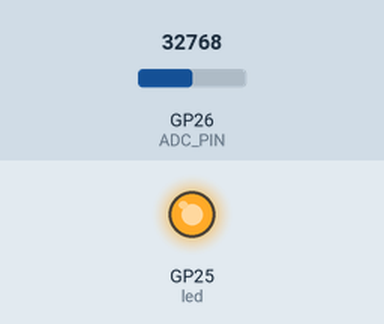
The program below on a simulated Raspberry Pi Pico running MicroPython. Parts: output pins drawn as LEDs (lit = HIGH). The inputs (shaded band) are chosen by the test bench; at power-on: GP26 (ADC_PIN) = 32768 (analog values on the 0–65535 scale). What the program prints to the serial console is not drawn. At 1.4 s the program stops and its outputs stay as they are.

Above: at 0.01 s.
At 1.4 s:
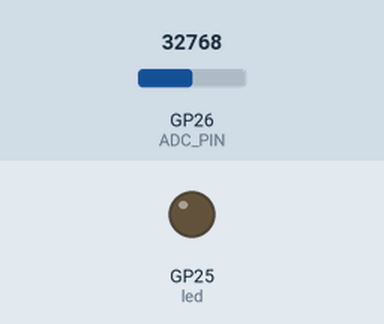
Timing chart, 0 to 2.9 s (numbered marks = the images above):
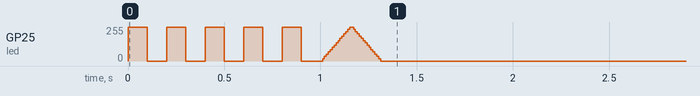

The program:

main.py
```python
"""MicroPython hands-on for the Raspberry Pi Pico / Pico 2 (RP2040 / RP2350).

Three classic microcontroller "hello world" exercises in one file:

1. GPIO blink      - turn an LED on and off via ``machine.Pin``.
2. PWM breathing   - fade an LED smoothly with ``machine.PWM`` + ``duty_u16``.
3. ADC read        - sample an analog input (pot / temperature) via ``machine.ADC``.

THE WHOLE POINT: this file imports ``machine`` and uses only MicroPython APIs.
It runs on your laptop *today* through the host shim in ``machine.py`` (no
hardware, no pip install), and the EXACT SAME file later flashes UNCHANGED to a
Pico, where the firmware supplies the real ``machine`` module. See README.md.

Host vs. hardware loop count
----------------------------
On a microcontroller a blink program loops forever::

    while True:
        led.toggle()
        sleep(0.5)

That never terminates, which is wrong for tests/CI on a host. So the demos below
take a bounded ``iterations`` argument and the host entry point passes a small
number. On real hardware you would call these with a ``while True`` loop (or pass
a large/forever count) - the comments show exactly where.

Wiring note (real hardware): the Pico has a built-in LED on the pin named
"LED", so blink/breathe work with no wiring at all. To use an external LED,
connect GPIO15 -> 330 ohm resistor -> LED anode (long leg) -> LED cathode -> GND,
and change ``LED_PIN`` below to ``15``.
"""

from __future__ import annotations

from machine import ADC, PWM, Pin
from time import sleep

# --- Board configuration -----------------------------------------------------
# "LED" is the Pico/Pico 2 onboard LED. Use an int (e.g. 15) for an external LED.
LED_PIN = "LED"
# ADC channel 26 is GPIO26 (ADC0) on the Pico header - wire a potentiometer's
# wiper here. machine.ADC(4) reads the on-die temperature sensor instead.
ADC_PIN = 26
PWM_FREQ_HZ = 1000


def blink(led: Pin, iterations: int, delay: float = 0.1) -> int:
    """Blink ``led`` ``iterations`` times. Returns the number of toggles done.

    On hardware you'd typically wrap this in ``while True`` and use a larger
    delay (e.g. 0.5s). We keep it bounded + fast so the host run terminates.
    """
    toggles = 0
    for _ in range(iterations):
        led.on()
        sleep(delay)
        led.off()
        sleep(delay)
        toggles += 2
    return toggles


def breathe(pwm: PWM, steps: int) -> list[int]:
    """Fade an LED up and down via PWM. Returns the duty values written.

    ``duty_u16`` takes 0..65535. We ramp up then back down so the LED appears to
    "breathe". On hardware this is the same code; the slice drives the pad.
    """
    duties: list[int] = []
    # Ramp up.
    for i in range(steps):
        duty = int(65535 * (i / max(1, steps - 1)))
        pwm.duty_u16(duty)
        duties.append(duty)
        sleep(0.01)
    # Ramp back down.
    for i in range(steps):
        duty = int(65535 * (1 - i / max(1, steps - 1)))
        pwm.duty_u16(duty)
        duties.append(duty)
        sleep(0.01)
    return duties


def read_potentiometer(adc: ADC, samples: int) -> list[int]:
    """Take ``samples`` ADC readings. Returns the raw 16-bit values.

    On hardware these are real conversions (e.g. a pot wiper or temperature).
    On the host the shim returns a deterministic simulated signal.
    """
    readings: list[int] = []
    for _ in range(samples):
        readings.append(adc.read_u16())
        sleep(0.01)
    return readings


def u16_to_celsius(raw: int) -> float:
    """Convert a raw RP2040 temp-sensor ADC count to approximate Celsius.

    The RP2040 datasheet formula assumes a 3.3V / 12-bit reference; ``read_u16``
    left-aligns the 12-bit sample into 16 bits, so divide by 65535. This is the
    same arithmetic you'd run on the board for the on-die sensor.
    """
    voltage = raw / 65535 * 3.3
    return 27.0 - (voltage - 0.706) / 0.001721


def run(blink_iters: int = 5, breathe_steps: int = 16, adc_samples: int = 8) -> dict:
    """Run all three demos once and return a summary dict.

    The host entry point calls this with small counts so it terminates. On real
    hardware, call the demos inside ``while True`` for continuous operation.
    """
    led = Pin(LED_PIN, Pin.OUT)
    toggles = blink(led, blink_iters)

    pwm = PWM(Pin(LED_PIN), freq=PWM_FREQ_HZ)
    duties = breathe(pwm, breathe_steps)
    pwm.duty_u16(0)  # leave the LED off
    pwm.deinit()

    adc = ADC(ADC_PIN)
    readings = read_potentiometer(adc, adc_samples)

    return {
        "toggles": toggles,
        "max_duty": max(duties),
        "min_duty": min(duties),
        "adc_readings": readings,
        "adc_celsius_first": round(u16_to_celsius(readings[0]), 2),
    }


# On real hardware you would usually replace the bounded call below with a
# forever loop, e.g.:
#
#     led = Pin(LED_PIN, Pin.OUT)
#     while True:
#         led.toggle()
#         sleep(0.5)
#
# On the host we run a bounded pass so the program ends and CI can check it.
if __name__ == "__main__":
    summary = run()
    print("summary:", summary)
```
